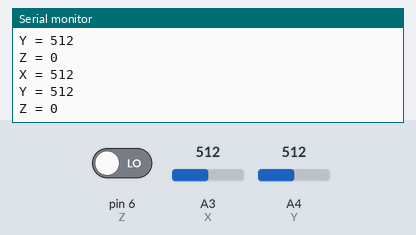
Bench run of a sketch on a simulated Arduino Uno, built with avr-gcc and run on an emulated ATmega328P. Shown: the last lines printed to the serial monitor. The test bench sets the inputs (shaded band); at power-on: A3 (X) = 512, A4 (Y) = 512, pin 6 (Z) LOW.

Above: at 1.8 s.
1.9 s: A3 (X) set to 716
At 2.8 s:
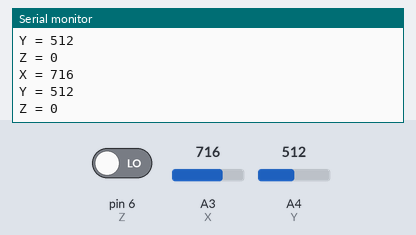
3.4 s: A4 (Y) set to 716
At 4.7 s:
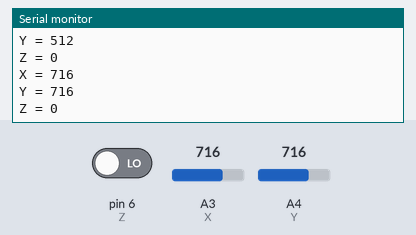
4.9 s: pin 6 (Z) driven HIGH
At 5.5 s:
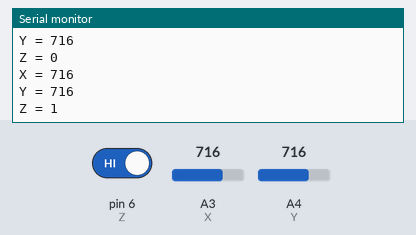
6.4 s: A3 (X) set to 900
At 7.7 s:
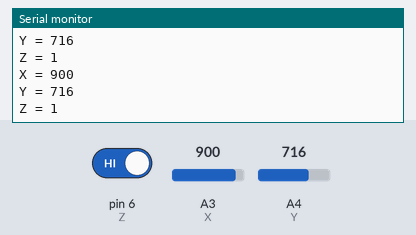
7.9 s: A4 (Y) set to 900
At 8.8 s:
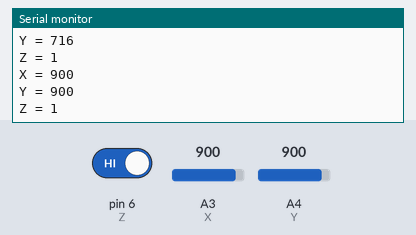
Timing chart, 0 to 10.4 s (numbered marks = the images above; inputs shaded):
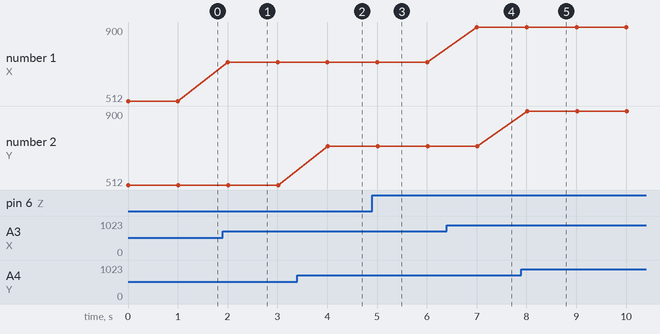

Measured:
- after the input at 1.9 s, the serial monitor: prints a new line after 0.10 s (image 1)
- after the input at 3.4 s, the serial monitor: prints a new line after 0.61 s (image 2)
- after the input at 4.9 s, the serial monitor: prints a new line after 0.12 s (image 3)
- after the input at 6.4 s, the serial monitor: prints a new line after 0.61 s (image 4)
- after the input at 7.9 s, the serial monitor: prints a new line after 0.12 s (image 5)
- plotted number 1: 512 → 716 after the input at 1.9 s, 716 → 900 after the input at 6.4 s

The sketch:

Project3.ino
```cpp
// print analog stick movement to screen

// pin assignment
// A0 V G
// A1 V G
// A2 V G
// 8  V G
// 9  V G
//
// A3 V G
// A4 V G
// A5 V G
// 6  V G
// 7  V G
//
// S V G

const int X = A3; //x axis analog data
const int Y = A4; //y axis analog data
const int Z = 6; // pressing down the analog stick is a digital signal

void setup() {
  pinMode(Z, INPUT);
  Serial.begin(9600); // for serial output to log the analog movement
}

void loop() {
  int x,y,z;

  x = analogRead(X);
  y = analogRead(Y);
  z = digitalRead(Z);

  Serial.print("X = ");
  Serial.print(x,DEC);
  Serial.println("");
  Serial.print("Y = ");
  Serial.print(y,DEC);
  Serial.println("");
  Serial.print("Z = ");
  if(z == 1){
    Serial.print("1");
  }
  else {
    Serial.print("0");
  }
  Serial.println("");
  delay(1000);
}
```
